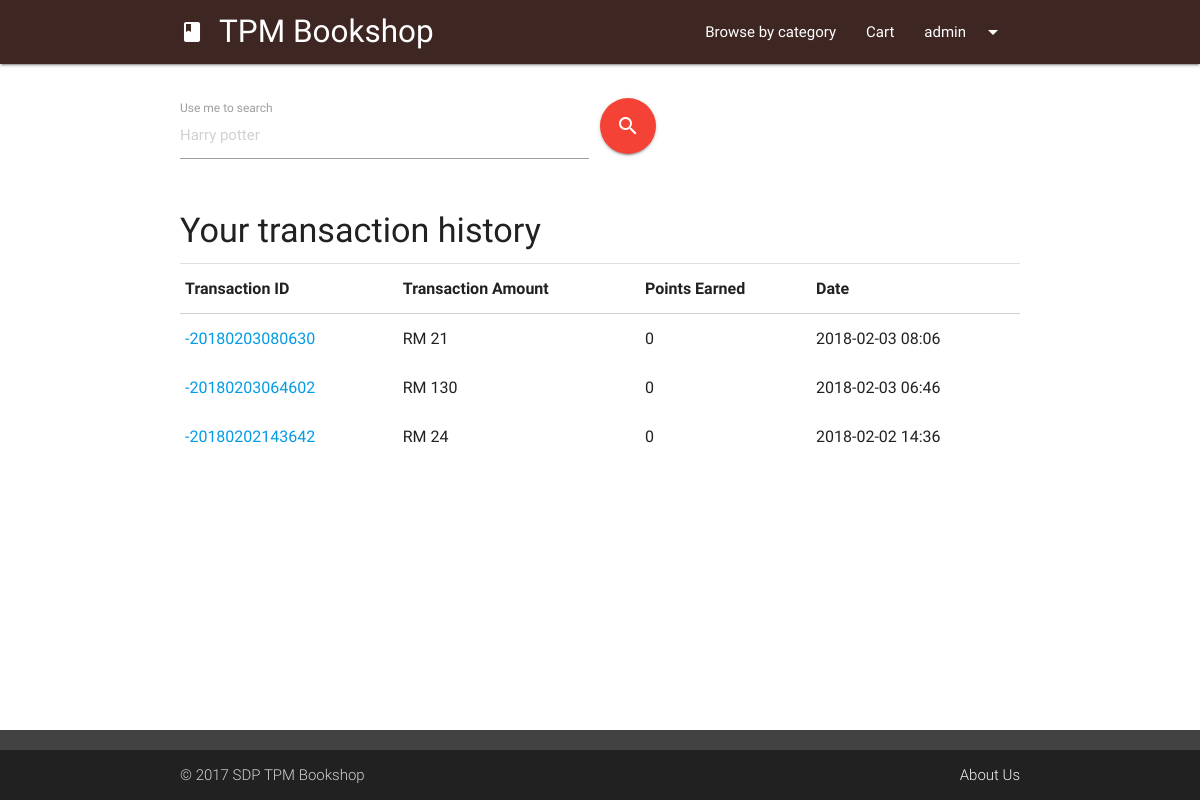
The page /transaction-more.php (signed in) on the database as committed earlier.
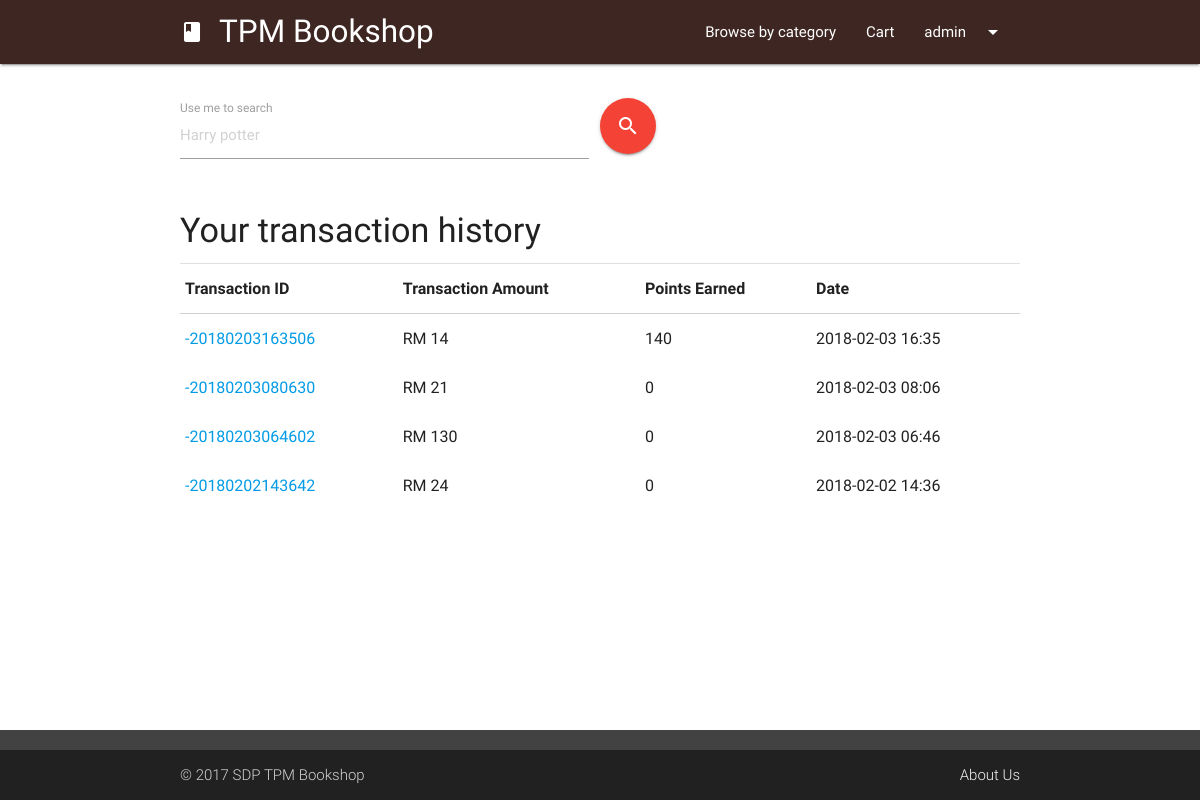
The same page on the database as committed later.
### tables this page shows
CREATE TABLE `transaction` (
  `transactionID` varchar(255) NOT NULL,
  `transactionUser` varchar(255) NOT NULL,
  `transactionTotal` int(255) NOT NULL,
  `transactionPoint` int(11) NOT NULL,
  `transactionCard` int(11) NOT NULL,
  `transactionDate` varchar(50) NOT NULL
);

### transaction-more.php (the view, shortened to what this page needs)
<?php session_start();
include "php/connect.php";
$currentUser = $_SESSION['tpmb-user'];
?>
<head>
	<link type="text/css" rel="stylesheet" href="css/materialize.min.css" media="screen,projection" />
	<link type="text/css" rel="stylesheet" href="css/tpmb.css" media="screen,projection" />
</head>
<body>
<?php
  include "ui/header.php";?>
  <main class="container">
    <div class="row margintop4">
			<?php include "ui/searchUI.php"; ?>
    </div>
    <h4 class="left-align col s12 m6 offset-m3 margintop4">Your transaction history</h4>
    <div class="divider"></div>
		<table class="highlight responsive-table">
      <thead>
        <tr><th>Transaction ID</th><th>Transaction Amount</th><th>Points Earned</th><th>Date</th></tr>
      </thead>
      <tbody>
		<?php
    $userTransactionArray=mysqli_query($conn,"SELECT * FROM transaction WHERE transactionUser = '$currentUser' ORDER BY transactionDate DESC");
		while($userTransaction = mysqli_fetch_array($userTransactionArray)){
			$ti = strstr($userTransaction['transactionID'],'-2'); ?>
			<tr>
				<td><a target="_blank" href="transaction-slip.php?transID=<?php echo $ti; ?>"><?php echo $ti; ?></a></td>
				<td>RM <?php echo $userTransaction['transactionTotal']; ?></td>
				<td><?php echo $userTransaction['transactionPoint']; ?></td>
				<td><?php echo $userTransaction['transactionDate']; ?></td>
			</tr>
      <?php } ?>
      </tbody>
    </table>
  </main>
</body>

Rows that differ between the two databases and show on the page:
added transaction: transactionID "-20180203163506", transactionTotal "14", transactionPoint "140", transactionDate "2018-02-03 16:35"
